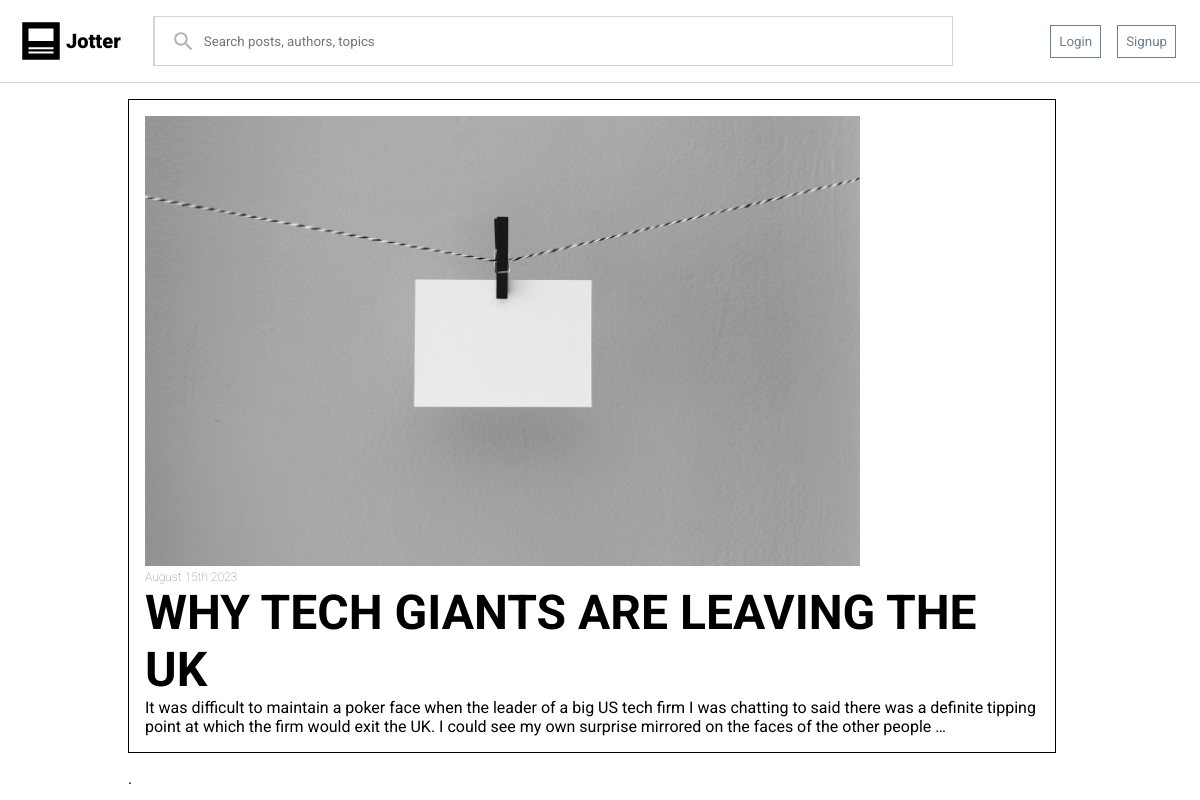
The page / on the database its author committed.
### blog/models.py (models this page shows, shortened)
class Post(models.Model):
    uuid = models.UUIDField(default=uuid4, auto_created=True)
    author = models.ForeignKey(settings.AUTH_USER_MODEL, on_delete=models.CASCADE)
    topic = models.ForeignKey(Topic, on_delete=models.CASCADE)
    title = models.CharField(max_length=150)
    text = models.TextField()
    dateAdded = models.DateTimeField(auto_now_add=True)
    slug = models.SlugField(null=False)
    tags = models.CharField(max_length=50)
    class Meta:
        ordering = ('-dateAdded',)

### blog/views.py (the view)
# urls.py: path('', Index.as_view(), name="index"),
class Index(ListView):
    model = Post
    template_name = "blog/index.html"
    def get(self, request, *args, **kwargs):
        posts = super(Index, self).get_queryset()
        top = posts[0]
        try:
            three = posts[1:4]
            posts = posts[4:]
        except IndexError:
            three = None
            posts = posts[1:]
        return render(request, self.template_name, {'posts': posts, 'top': top, 'three': three})

### blog/templates/blog/index.html (shortened to what this page needs)
{% extends "blog/base.html" %}
{% load static %}
{% block staticfiles %}
<link rel="stylesheet" href="{% static 'blog/css/index.css' %}">
<link rel="stylesheet" href="{% static 'blog/css/blogPost.css' %}">
{% endblock staticfiles %}
{% block content %}
<div class="main">
    <div class="header">
        <div class="top">
            <img src="{% static 'blog/img/blank.jpg' %}" alt="">
            <div class="time">{{ top.dateAdded|date:"F jS o" }}</div>
            <div class="title"><a href="{% url 'blog:postDetail' top.slug %}">{{ top.title|upper }}</a></div>
            <div class="content">{{ top.text|truncatewords:50 }}</div>
        </div>
    </div>
    {% for post in posts %}
    {% include "blog/blogPost.html" %}
    {% empty %}
    <p> . </p>
    {% endfor %}
</div>
{% endblock content %}

### blog/static/blog/css/base.css (style rules this page uses)
* { margin: 0; box-sizing: border-box; font-family: 'Roboto', sans-serif; }
body { width: 100vw; }
a { text-decoration: none; color: black; }
.main { padding: 8px 64px; width: 100%; }

### blog/static/blog/css/index.css (style rules this page uses)
.main > .header { display: flex; flex-direction: row; gap: 16px; margin-bottom: 16px; }
.header > .top, .side > * { border: 1px solid black; padding: 16px; }
.top > img { width: 80%; }
.top > .time { font-weight: 100; font-size: 12px; }
.top > .title { font-size: 48px; font-weight: 700; }

### blog/static/blog/css/blogPost.css (style rules this page uses)
.title { font-weight: 600; font-size: 20px; }
.time { font-size: 10px; color: grey; }

### rows shown on the page
Post: dateAdded "August 15th 2023", title "WHY TECH GIANTS ARE LEAVING THE UK", text "It was difficult to maintain a poker face when the leader of a big US tech firm I was chatting to said there was a definite tipping point at which the firm would exit the UK. I could see my own surprise mirrored on the faces of the other people …"
